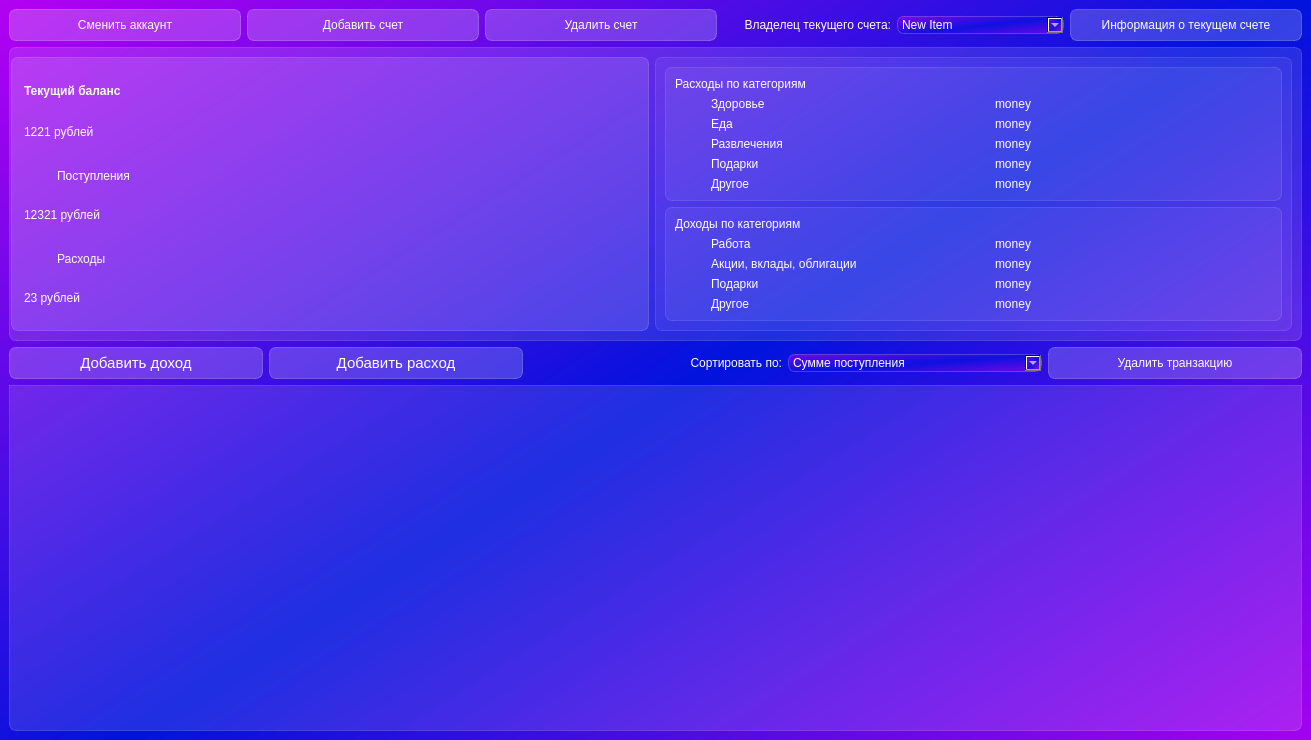
<?xml version="1.0" encoding="UTF-8"?>
<ui version="4.0">
 <class>MainWindow</class>
 <widget class="QMainWindow" name="MainWindow">
  <property name="geometry">
   <rect>
    <x>0</x>
    <y>0</y>
    <width>1311</width>
    <height>740</height>
   </rect>
  </property>
  <property name="windowTitle">
   <string>WalletWise: Family Finance Tracker</string>
  </property>
  <property name="styleSheet">
   <string notr="true">background-color: qlineargradient(spread:reflect, x1:0.549682, y1:0.494, x2:0, y2:0, stop:0 rgba(0, 18, 221, 216), stop:1 rgba(179, 0, 241, 216));
font: 10pt &quot;Bahnschrift SemiLight&quot;;
</string>
  </property>
  <widget class="QWidget" name="centralwidget">
   <layout class="QVBoxLayout" name="verticalLayout_3">
    <item>
     <layout class="QHBoxLayout" name="horizontalLayout_4">
      <item>
       <widget class="QPushButton" name="changeFamilyButton">
        <property name="styleSheet">
         <string notr="true">QPushButton {
font: 11pt &quot;MS Shell Dlg 2&quot;;
color: rgb(255, 255, 255);
background-color: rgba(255, 255, 255, 50);
border: 1px solid rgba(255, 255, 255, 60);
border-radius: 7px;
width: 230px;
height: 30px;
}
QPushButton:hover{
background-color: rgba(255, 255, 255, 70);
}

QPushButton:pressed{
background-color: rgba(255, 255, 255, 80);
}</string>
        </property>
        <property name="text">
         <string>Сменить аккаунт</string>
        </property>
       </widget>
      </item>
      <item>
       <widget class="QPushButton" name="addBankAccButton">
        <property name="styleSheet">
         <string notr="true">QPushButton {
font: 11pt &quot;MS Shell Dlg 2&quot;;
color: rgb(255, 255, 255);
background-color: rgba(255, 255, 255, 50);
border: 1px solid rgba(255, 255, 255, 60);
border-radius: 7px;
width: 230px;
height: 30px;
}
QPushButton:hover{
background-color: rgba(255, 255, 255, 70);
}

QPushButton:pressed{
background-color: rgba(255, 255, 255, 80);
}</string>
        </property>
        <property name="text">
         <string>Добавить счет</string>
        </property>
       </widget>
      </item>
      <item>
       <widget class="QPushButton" name="delBankAccButton">
        <property name="styleSheet">
         <string notr="true">QPushButton {
font: 11pt &quot;MS Shell Dlg 2&quot;;
color: rgb(255, 255, 255);
background-color: rgba(255, 255, 255, 50);
border: 1px solid rgba(255, 255, 255, 60);
border-radius: 7px;
width: 230px;
height: 30px;
}
QPushButton:hover{
background-color: rgba(255, 255, 255, 70);
}

QPushButton:pressed{
background-color: rgba(255, 255, 255, 80);
}</string>
        </property>
        <property name="text">
         <string>Удалить счет</string>
        </property>
       </widget>
      </item>
      <item>
       <widget class="QLabel" name="label_22">
        <property name="styleSheet">
         <string notr="true">color: rgb(255, 255, 255);
font: 75 14pt &quot;MS Shell Dlg 2&quot;;
background-color: none;
border: none;</string>
        </property>
        <property name="text">
         <string>Владелец текущего счета:</string>
        </property>
        <property name="alignment">
         <set>Qt::AlignRight|Qt::AlignTrailing|Qt::AlignVCenter</set>
        </property>
       </widget>
      </item>
      <item>
       <widget class="QComboBox" name="changePersonComboBox">
        <property name="styleSheet">
         <string notr="true">
QComboBox {
color: rgb(255, 255, 255);
background-color: qlineargradient(spread:reflect, x1:0.549682, y1:0.494, x2:0, y2:0, stop:0 rgba(0, 18, 221, 150), stop:1 rgba(179, 0, 241, 150));;
border: 1px solid rgba(255, 255, 255, 50);
border-radius: 7px;
	font: 14pt &quot;MS Shell Dlg 2&quot;;
}
</string>
        </property>
        <item>
         <property name="text">
          <string>New Item</string>
         </property>
        </item>
       </widget>
      </item>
      <item>
       <widget class="QPushButton" name="infoBankAccButton">
        <property name="styleSheet">
         <string notr="true">QPushButton {
font: 11pt &quot;MS Shell Dlg 2&quot;;
color: rgb(255, 255, 255);
background-color: rgba(255, 255, 255, 50);
border: 1px solid rgba(255, 255, 255, 60);
border-radius: 7px;
width: 230px;
height: 30px;
}
QPushButton:hover{
background-color: rgba(255, 255, 255, 70);
}

QPushButton:pressed{
background-color: rgba(255, 255, 255, 80);
}</string>
        </property>
        <property name="text">
         <string>Информация о текущем счете</string>
        </property>
       </widget>
      </item>
     </layout>
    </item>
    <item>
     <widget class="QFrame" name="balance_category_frame">
      <property name="styleSheet">
       <string notr="true">background-color: rgba(255, 255, 255, 30);
border: 1px solid rgba(255, 255, 255, 40);
border-radius: 7px;
color: rgb(255, 255, 255);
font: 12pt &quot;MS Shell Dlg 2&quot;;</string>
      </property>
      <layout class="QHBoxLayout" name="horizontalLayout_9">
       <property name="leftMargin">
        <number>1</number>
       </property>
       <item>
        <widget class="QFrame" name="Balance_frame">
         <property name="styleSheet">
          <string notr="true">background-color: rgba(255, 255, 255, 30);
border: 1px solid rgba(255, 255, 255, 40);
border-radius: 7px;</string>
         </property>
         <layout class="QVBoxLayout" name="verticalLayout">
          <property name="spacing">
           <number>0</number>
          </property>
          <property name="leftMargin">
           <number>12</number>
          </property>
          <property name="topMargin">
           <number>12</number>
          </property>
          <property name="rightMargin">
           <number>12</number>
          </property>
          <property name="bottomMargin">
           <number>12</number>
          </property>
          <item>
           <widget class="QLabel" name="currentBalance">
            <property name="styleSheet">
             <string notr="true">color: rgb(255, 255, 255);
font: 75 30pt &quot;MS Shell Dlg 2&quot;;
background-color: none;
border: none;
font-weight: bold;
</string>
            </property>
            <property name="text">
             <string>Текущий баланс</string>
            </property>
           </widget>
          </item>
          <item>
           <widget class="QLabel" name="moneyCurrentBalance">
            <property name="styleSheet">
             <string notr="true">color: rgb(255, 255, 255);
font: 75 24pt &quot;MS Shell Dlg 2&quot;;
background-color: none;
border: none;
</string>
            </property>
            <property name="text">
             <string>1221 рублей</string>
            </property>
           </widget>
          </item>
          <item>
           <layout class="QHBoxLayout" name="horizontalLayout">
            <item>
             <widget class="QLabel" name="label_2">
              <property name="maximumSize">
               <size>
                <width>30</width>
                <height>16777215</height>
               </size>
              </property>
              <property name="styleSheet">
               <string notr="true">color: rgb(255, 255, 255);
background-color:none;
border: none;
font-weight: bold;
padding-top: 5px;</string>
              </property>
              <property name="text">
               <string/>
              </property>
              <property name="pixmap">
               <pixmap>:/icon/icons/income.svg</pixmap>
              </property>
             </widget>
            </item>
            <item>
             <widget class="QLabel" name="earn">
              <property name="styleSheet">
               <string notr="true">color: rgb(255, 255, 255);
font: 75 22pt &quot;MS Shell Dlg 2&quot;;
background-color: none;
border: none;
padding-top: 5px;
</string>
              </property>
              <property name="text">
               <string>Поступления</string>
              </property>
             </widget>
            </item>
           </layout>
          </item>
          <item>
           <widget class="QLabel" name="earnBalance">
            <property name="styleSheet">
             <string notr="true">color: rgb(255, 255, 255);
font: 75 18pt &quot;MS Shell Dlg 2&quot;;
background-color: none;
border: none;
</string>
            </property>
            <property name="text">
             <string>12321 рублей</string>
            </property>
           </widget>
          </item>
          <item>
           <layout class="QHBoxLayout" name="horizontalLayout_2">
            <item>
             <widget class="QLabel" name="label_5">
              <property name="maximumSize">
               <size>
                <width>30</width>
                <height>16777215</height>
               </size>
              </property>
              <property name="styleSheet">
               <string notr="true">color: rgb(255, 255, 255);
background-color:none;
border: none;
font-weight: bold;
padding-top: 5px;</string>
              </property>
              <property name="text">
               <string/>
              </property>
              <property name="pixmap">
               <pixmap>:/icon/icons/outcome.svg</pixmap>
              </property>
             </widget>
            </item>
            <item>
             <widget class="QLabel" name="spend">
              <property name="styleSheet">
               <string notr="true">color: rgb(255, 255, 255);
font: 75 22pt &quot;MS Shell Dlg 2&quot;;
background-color: none;
border: none;
padding-top: 5px;
</string>
              </property>
              <property name="text">
               <string>Расходы</string>
              </property>
             </widget>
            </item>
           </layout>
          </item>
          <item>
           <widget class="QLabel" name="spendBalance">
            <property name="styleSheet">
             <string notr="true">color: rgb(255, 255, 255);
font: 75 18pt &quot;MS Shell Dlg 2&quot;;
background-color: none;
border: none;
</string>
            </property>
            <property name="text">
             <string>23 рублей</string>
            </property>
           </widget>
          </item>
         </layout>
        </widget>
       </item>
       <item>
        <widget class="QFrame" name="category_frame">
         <property name="styleSheet">
          <string notr="true">background-color: rgba(255, 255, 255, 15);
border: 1px solid rgba(255, 255, 255, 30);
border-radius: 7px;</string>
         </property>
         <layout class="QVBoxLayout" name="verticalLayout_6">
          <item>
           <widget class="QFrame" name="spend_frame">
            <layout class="QVBoxLayout" name="verticalLayout_5">
             <item>
              <widget class="QLabel" name="label_8">
               <property name="styleSheet">
                <string notr="true">color: rgb(255, 255, 255);
font: 75 18pt &quot;MS Shell Dlg 2&quot;;
background-color: none;
border: none;</string>
               </property>
               <property name="text">
                <string>Расходы по категориям</string>
               </property>
              </widget>
             </item>
             <item>
              <layout class="QHBoxLayout" name="horizontalLayout_8">
               <item>
                <widget class="QLabel" name="label_10">
                 <property name="maximumSize">
                  <size>
                   <width>30</width>
                   <height>16777215</height>
                  </size>
                 </property>
                 <property name="styleSheet">
                  <string notr="true">color: rgb(255, 255, 255);
background-color:none;
border: none;</string>
                 </property>
                 <property name="text">
                  <string/>
                 </property>
                 <property name="pixmap">
                  <pixmap>:/icon/icons/health.svg</pixmap>
                 </property>
                </widget>
               </item>
               <item>
                <widget class="QLabel" name="label_11">
                 <property name="minimumSize">
                  <size>
                   <width>210</width>
                   <height>0</height>
                  </size>
                 </property>
                 <property name="maximumSize">
                  <size>
                   <width>16777215</width>
                   <height>16777215</height>
                  </size>
                 </property>
                 <property name="styleSheet">
                  <string notr="true">color: rgb(255, 255, 255);
background-color:none;
border: none;</string>
                 </property>
                 <property name="text">
                  <string>Здоровье</string>
                 </property>
                </widget>
               </item>
               <item>
                <widget class="QLabel" name="healthMoney">
                 <property name="styleSheet">
                  <string notr="true">color: rgb(255, 255, 255);
background-color:none;
border: none;</string>
                 </property>
                 <property name="text">
                  <string>money</string>
                 </property>
                </widget>
               </item>
              </layout>
             </item>
             <item>
              <layout class="QHBoxLayout" name="horizontalLayout_7">
               <item>
                <widget class="QLabel" name="label_13">
                 <property name="maximumSize">
                  <size>
                   <width>30</width>
                   <height>16777215</height>
                  </size>
                 </property>
                 <property name="styleSheet">
                  <string notr="true">color: rgb(255, 255, 255);
background-color:none;
border: none;</string>
                 </property>
                 <property name="text">
                  <string/>
                 </property>
                 <property name="pixmap">
                  <pixmap>:/icon/icons/food.svg</pixmap>
                 </property>
                </widget>
               </item>
               <item>
                <widget class="QLabel" name="label_15">
                 <property name="minimumSize">
                  <size>
                   <width>210</width>
                   <height>0</height>
                  </size>
                 </property>
                 <property name="maximumSize">
                  <size>
                   <width>16777215</width>
                   <height>16777215</height>
                  </size>
                 </property>
                 <property name="styleSheet">
                  <string notr="true">color: rgb(255, 255, 255);
background-color:none;
border: none;</string>
                 </property>
                 <property name="text">
                  <string>Еда</string>
                 </property>
                </widget>
               </item>
               <item>
                <widget class="QLabel" name="foodMoney">
                 <property name="styleSheet">
                  <string notr="true">color: rgb(255, 255, 255);
background-color:none;
border: none;</string>
                 </property>
                 <property name="text">
                  <string>money</string>
                 </property>
                </widget>
               </item>
              </layout>
             </item>
             <item>
              <layout class="QHBoxLayout" name="horizontalLayout_6">
               <item>
                <widget class="QLabel" name="label_16">
                 <property name="maximumSize">
                  <size>
                   <width>30</width>
                   <height>16777215</height>
                  </size>
                 </property>
                 <property name="styleSheet">
                  <string notr="true">color: rgb(255, 255, 255);
background-color:none;
border: none;</string>
                 </property>
                 <property name="text">
                  <string/>
                 </property>
                 <property name="pixmap">
                  <pixmap>:/icon/icons/enjoy.svg</pixmap>
                 </property>
                </widget>
               </item>
               <item>
                <widget class="QLabel" name="label_18">
                 <property name="minimumSize">
                  <size>
                   <width>210</width>
                   <height>0</height>
                  </size>
                 </property>
                 <property name="maximumSize">
                  <size>
                   <width>16777215</width>
                   <height>16777215</height>
                  </size>
                 </property>
                 <property name="styleSheet">
                  <string notr="true">color: rgb(255, 255, 255);
background-color:none;
border: none;</string>
                 </property>
                 <property name="text">
                  <string>Развлечения</string>
                 </property>
                </widget>
               </item>
               <item>
                <widget class="QLabel" name="funMoney">
                 <property name="styleSheet">
                  <string notr="true">color: rgb(255, 255, 255);
background-color:none;
border: none;</string>
                 </property>
                 <property name="text">
                  <string>money</string>
                 </property>
                </widget>
               </item>
              </layout>
             </item>
             <item>
              <layout class="QHBoxLayout" name="horizontalLayout_3">
               <item>
                <widget class="QLabel" name="label_25">
                 <property name="maximumSize">
                  <size>
                   <width>30</width>
                   <height>16777215</height>
                  </size>
                 </property>
                 <property name="styleSheet">
                  <string notr="true">color: rgb(255, 255, 255);
background-color:none;
border: none;</string>
                 </property>
                 <property name="text">
                  <string/>
                 </property>
                 <property name="pixmap">
                  <pixmap>:/icon/icons/gift.svg</pixmap>
                 </property>
                </widget>
               </item>
               <item>
                <widget class="QLabel" name="label_27">
                 <property name="minimumSize">
                  <size>
                   <width>210</width>
                   <height>0</height>
                  </size>
                 </property>
                 <property name="maximumSize">
                  <size>
                   <width>16777215</width>
                   <height>16777215</height>
                  </size>
                 </property>
                 <property name="styleSheet">
                  <string notr="true">color: rgb(255, 255, 255);
background-color:none;
border: none;</string>
                 </property>
                 <property name="text">
                  <string>Подарки</string>
                 </property>
                </widget>
               </item>
               <item>
                <widget class="QLabel" name="giftSpendMoney">
                 <property name="styleSheet">
                  <string notr="true">color: rgb(255, 255, 255);
background-color:none;
border: none;</string>
                 </property>
                 <property name="text">
                  <string>money</string>
                 </property>
                </widget>
               </item>
              </layout>
             </item>
             <item>
              <layout class="QHBoxLayout" name="horizontalLayout_5">
               <item>
                <widget class="QLabel" name="label_19">
                 <property name="maximumSize">
                  <size>
                   <width>30</width>
                   <height>16777215</height>
                  </size>
                 </property>
                 <property name="styleSheet">
                  <string notr="true">color: rgb(255, 255, 255);
background-color:none;
border: none;</string>
                 </property>
                 <property name="text">
                  <string/>
                 </property>
                 <property name="pixmap">
                  <pixmap>:/icon/icons/other.svg</pixmap>
                 </property>
                </widget>
               </item>
               <item>
                <widget class="QLabel" name="label_21">
                 <property name="minimumSize">
                  <size>
                   <width>210</width>
                   <height>0</height>
                  </size>
                 </property>
                 <property name="maximumSize">
                  <size>
                   <width>16777215</width>
                   <height>16777215</height>
                  </size>
                 </property>
                 <property name="styleSheet">
                  <string notr="true">color: rgb(255, 255, 255);
background-color:none;
border: none;</string>
                 </property>
                 <property name="text">
                  <string>Другое</string>
                 </property>
                </widget>
               </item>
               <item>
                <widget class="QLabel" name="otherSpendMoney">
                 <property name="styleSheet">
                  <string notr="true">color: rgb(255, 255, 255);
background-color:none;
border: none;</string>
                 </property>
                 <property name="text">
                  <string>money</string>
                 </property>
                </widget>
               </item>
              </layout>
             </item>
            </layout>
           </widget>
          </item>
          <item>
           <widget class="QFrame" name="earn_frame">
            <layout class="QVBoxLayout" name="verticalLayout_2">
             <item>
              <widget class="QLabel" name="label_55">
               <property name="styleSheet">
                <string notr="true">color: rgb(255, 255, 255);
font: 75 18pt &quot;MS Shell Dlg 2&quot;;
background-color: none;
border: none;</string>
               </property>
               <property name="text">
                <string>Доходы по категориям</string>
               </property>
              </widget>
             </item>
             <item>
              <layout class="QHBoxLayout" name="horizontalLayout_20">
               <item>
                <widget class="QLabel" name="label_59">
                 <property name="maximumSize">
                  <size>
                   <width>30</width>
                   <height>16777215</height>
                  </size>
                 </property>
                 <property name="styleSheet">
                  <string notr="true">color: rgb(255, 255, 255);
background-color:none;
border: none;</string>
                 </property>
                 <property name="text">
                  <string/>
                 </property>
                 <property name="pixmap">
                  <pixmap>:/icon/icons/work.svg</pixmap>
                 </property>
                </widget>
               </item>
               <item>
                <widget class="QLabel" name="label_60">
                 <property name="minimumSize">
                  <size>
                   <width>210</width>
                   <height>0</height>
                  </size>
                 </property>
                 <property name="maximumSize">
                  <size>
                   <width>16777215</width>
                   <height>16777215</height>
                  </size>
                 </property>
                 <property name="styleSheet">
                  <string notr="true">color: rgb(255, 255, 255);
background-color:none;
border: none;</string>
                 </property>
                 <property name="text">
                  <string>Работа</string>
                 </property>
                </widget>
               </item>
               <item>
                <widget class="QLabel" name="jobMoney">
                 <property name="styleSheet">
                  <string notr="true">color: rgb(255, 255, 255);
background-color:none;
border: none;</string>
                 </property>
                 <property name="text">
                  <string>money</string>
                 </property>
                </widget>
               </item>
              </layout>
             </item>
             <item>
              <layout class="QHBoxLayout" name="horizontalLayout_21">
               <item>
                <widget class="QLabel" name="label_62">
                 <property name="maximumSize">
                  <size>
                   <width>30</width>
                   <height>16777215</height>
                  </size>
                 </property>
                 <property name="styleSheet">
                  <string notr="true">color: rgb(255, 255, 255);
background-color:none;
border: none;</string>
                 </property>
                 <property name="text">
                  <string/>
                 </property>
                 <property name="pixmap">
                  <pixmap>:/icon/icons/bank.svg</pixmap>
                 </property>
                </widget>
               </item>
               <item>
                <widget class="QLabel" name="label_63">
                 <property name="minimumSize">
                  <size>
                   <width>210</width>
                   <height>0</height>
                  </size>
                 </property>
                 <property name="maximumSize">
                  <size>
                   <width>16777215</width>
                   <height>16777215</height>
                  </size>
                 </property>
                 <property name="styleSheet">
                  <string notr="true">color: rgb(255, 255, 255);
background-color:none;
border: none;</string>
                 </property>
                 <property name="text">
                  <string>Акции, вклады, облигации</string>
                 </property>
                </widget>
               </item>
               <item>
                <widget class="QLabel" name="bankMoney">
                 <property name="styleSheet">
                  <string notr="true">color: rgb(255, 255, 255);
background-color:none;
border: none;</string>
                 </property>
                 <property name="text">
                  <string>money</string>
                 </property>
                </widget>
               </item>
              </layout>
             </item>
             <item>
              <layout class="QHBoxLayout" name="horizontalLayout_23">
               <item>
                <widget class="QLabel" name="label_68">
                 <property name="maximumSize">
                  <size>
                   <width>30</width>
                   <height>16777215</height>
                  </size>
                 </property>
                 <property name="styleSheet">
                  <string notr="true">color: rgb(255, 255, 255);
background-color:none;
border: none;</string>
                 </property>
                 <property name="text">
                  <string/>
                 </property>
                 <property name="pixmap">
                  <pixmap>:/icon/icons/gift.svg</pixmap>
                 </property>
                </widget>
               </item>
               <item>
                <widget class="QLabel" name="label_69">
                 <property name="minimumSize">
                  <size>
                   <width>210</width>
                   <height>0</height>
                  </size>
                 </property>
                 <property name="maximumSize">
                  <size>
                   <width>16777215</width>
                   <height>16777215</height>
                  </size>
                 </property>
                 <property name="styleSheet">
                  <string notr="true">color: rgb(255, 255, 255);
background-color:none;
border: none;</string>
                 </property>
                 <property name="text">
                  <string>Подарки</string>
                 </property>
                </widget>
               </item>
               <item>
                <widget class="QLabel" name="giftEarnMoney">
                 <property name="styleSheet">
                  <string notr="true">color: rgb(255, 255, 255);
background-color:none;
border: none;</string>
                 </property>
                 <property name="text">
                  <string>money</string>
                 </property>
                </widget>
               </item>
              </layout>
             </item>
             <item>
              <layout class="QHBoxLayout" name="horizontalLayout_24">
               <item>
                <widget class="QLabel" name="label_56">
                 <property name="maximumSize">
                  <size>
                   <width>30</width>
                   <height>16777215</height>
                  </size>
                 </property>
                 <property name="styleSheet">
                  <string notr="true">color: rgb(255, 255, 255);
background-color:none;
border: none;</string>
                 </property>
                 <property name="text">
                  <string/>
                 </property>
                 <property name="pixmap">
                  <pixmap>:/icon/icons/other.svg</pixmap>
                 </property>
                </widget>
               </item>
               <item>
                <widget class="QLabel" name="label_24">
                 <property name="minimumSize">
                  <size>
                   <width>210</width>
                   <height>0</height>
                  </size>
                 </property>
                 <property name="maximumSize">
                  <size>
                   <width>16777215</width>
                   <height>16777215</height>
                  </size>
                 </property>
                 <property name="styleSheet">
                  <string notr="true">color: rgb(255, 255, 255);
background-color:none;
border: none;</string>
                 </property>
                 <property name="text">
                  <string>Другое</string>
                 </property>
                </widget>
               </item>
               <item>
                <widget class="QLabel" name="otherEarnMoney">
                 <property name="styleSheet">
                  <string notr="true">color: rgb(255, 255, 255);
background-color:none;
border: none;</string>
                 </property>
                 <property name="text">
                  <string>money</string>
                 </property>
                </widget>
               </item>
              </layout>
             </item>
            </layout>
           </widget>
          </item>
         </layout>
        </widget>
       </item>
      </layout>
     </widget>
    </item>
    <item>
     <layout class="QHBoxLayout" name="horizontalLayout_10">
      <item>
       <widget class="QPushButton" name="newTransactionButton">
        <property name="font">
         <font>
          <family>MS Shell Dlg 2</family>
          <pointsize>11</pointsize>
          <weight>50</weight>
          <italic>false</italic>
          <bold>false</bold>
         </font>
        </property>
        <property name="styleSheet">
         <string notr="true">QPushButton {
font: 11pt &quot;MS Shell Dlg 2&quot;;
color: rgb(255, 255, 255);
background-color: rgba(255, 255, 255, 50);
border: 1px solid rgba(255, 255, 255, 60);
border-radius: 7px;
width: 230px;
height: 30px;
}
QPushButton:hover{
background-color: rgba(255, 255, 255, 60);
}

QPushButton:pressed{
background-color: rgba(255, 255, 255, 80);
}</string>
        </property>
        <property name="text">
         <string>Добавить доход</string>
        </property>
        <property name="icon">
         <iconset>
          <normaloff>:/icon/icons/add.svg</normaloff>:/icon/icons/add.svg</iconset>
        </property>
        <property name="iconSize">
         <size>
          <width>20</width>
          <height>20</height>
         </size>
        </property>
       </widget>
      </item>
      <item>
       <widget class="QPushButton" name="newTransactionButton_2">
        <property name="font">
         <font>
          <family>MS Shell Dlg 2</family>
          <pointsize>11</pointsize>
          <weight>50</weight>
          <italic>false</italic>
          <bold>false</bold>
         </font>
        </property>
        <property name="styleSheet">
         <string notr="true">QPushButton {
font: 11pt &quot;MS Shell Dlg 2&quot;;
color: rgb(255, 255, 255);
background-color: rgba(255, 255, 255, 50);
border: 1px solid rgba(255, 255, 255, 60);
border-radius: 7px;
width: 230px;
height: 30px;
}
QPushButton:hover{
background-color: rgba(255, 255, 255, 60);
}

QPushButton:pressed{
background-color: rgba(255, 255, 255, 80);
}</string>
        </property>
        <property name="text">
         <string>Добавить расход</string>
        </property>
        <property name="icon">
         <iconset>
          <normaloff>:/icon/icons/add.svg</normaloff>:/icon/icons/add.svg</iconset>
        </property>
        <property name="iconSize">
         <size>
          <width>20</width>
          <height>20</height>
         </size>
        </property>
       </widget>
      </item>
      <item>
       <widget class="QLabel" name="label_23">
        <property name="styleSheet">
         <string notr="true">color: rgb(255, 255, 255);
font: 75 14pt &quot;MS Shell Dlg 2&quot;;
background-color: none;
border: none;</string>
        </property>
        <property name="text">
         <string>Cортировать по:</string>
        </property>
        <property name="alignment">
         <set>Qt::AlignRight|Qt::AlignTrailing|Qt::AlignVCenter</set>
        </property>
       </widget>
      </item>
      <item>
       <widget class="QComboBox" name="sortComboBox">
        <property name="styleSheet">
         <string notr="true">
QComboBox {
color: rgb(255, 255, 255);
background-color: qlineargradient(spread:reflect, x1:0.549682, y1:0.494, x2:0, y2:0, stop:0 rgba(0, 18, 221, 150), stop:1 rgba(179, 0, 241, 150));;
border: 1px solid rgba(255, 255, 255, 50);
border-radius: 7px;
	font: 14pt &quot;MS Shell Dlg 2&quot;;
}
</string>
        </property>
        <item>
         <property name="text">
          <string>Сумме поступления</string>
         </property>
        </item>
        <item>
         <property name="text">
          <string>Сумме вычета</string>
         </property>
        </item>
        <item>
         <property name="text">
          <string>Категории</string>
         </property>
        </item>
        <item>
         <property name="text">
          <string>Дате (снач. старые)</string>
         </property>
        </item>
        <item>
         <property name="text">
          <string>Дате (снач. новые)</string>
         </property>
        </item>
       </widget>
      </item>
      <item>
       <widget class="QPushButton" name="deleteButton">
        <property name="styleSheet">
         <string notr="true">QPushButton {
font: 11pt &quot;MS Shell Dlg 2&quot;;
color: rgb(255, 255, 255);
background-color: rgba(255, 255, 255, 50);
border: 1px solid rgba(255, 255, 255, 60);
border-radius: 7px;
width: 230px;
height: 30px;
}
QPushButton:hover{
background-color: rgba(255, 255, 255, 60);
}

QPushButton:pressed{
background-color: rgba(255, 255, 255, 80);
}</string>
        </property>
        <property name="text">
         <string>Удалить транзакцию</string>
        </property>
        <property name="icon">
         <iconset>
          <normaloff>:/icon/icons/delete.svg</normaloff>:/icon/icons/delete.svg</iconset>
        </property>
        <property name="iconSize">
         <size>
          <width>20</width>
          <height>20</height>
         </size>
        </property>
       </widget>
      </item>
     </layout>
    </item>
    <item>
     <widget class="QTableWidget" name="tableWidget">
      <property name="styleSheet">
       <string notr="true">QTableWidget {
background-color: rgba(255, 255, 255, 30);
border: 1px solid rgba(255, 255, 255, 40);
border-bottom-left-radius: 7px;
border-bottom-right-radius: 7px;
}

QTableWidget::section{
background-color: rgba(53,53,53);
color: rgb(255, 255, 255);
border: none;
height: 50px;
font: 14pt &quot;MS Shell Dlg 2&quot;;
}

QTableWidget::item{
border-style: none;
border-bottom: rgba(255, 255, 255, 50);
}

QTableWidget::item:selected{
border: none;
color: rgb(255, 255, 255);
background-color: rgba(255, 255, 255, 50);
}

</string>
      </property>
     </widget>
    </item>
   </layout>
  </widget>
 </widget>
 <resources/>
 <connections/>
</ui>
